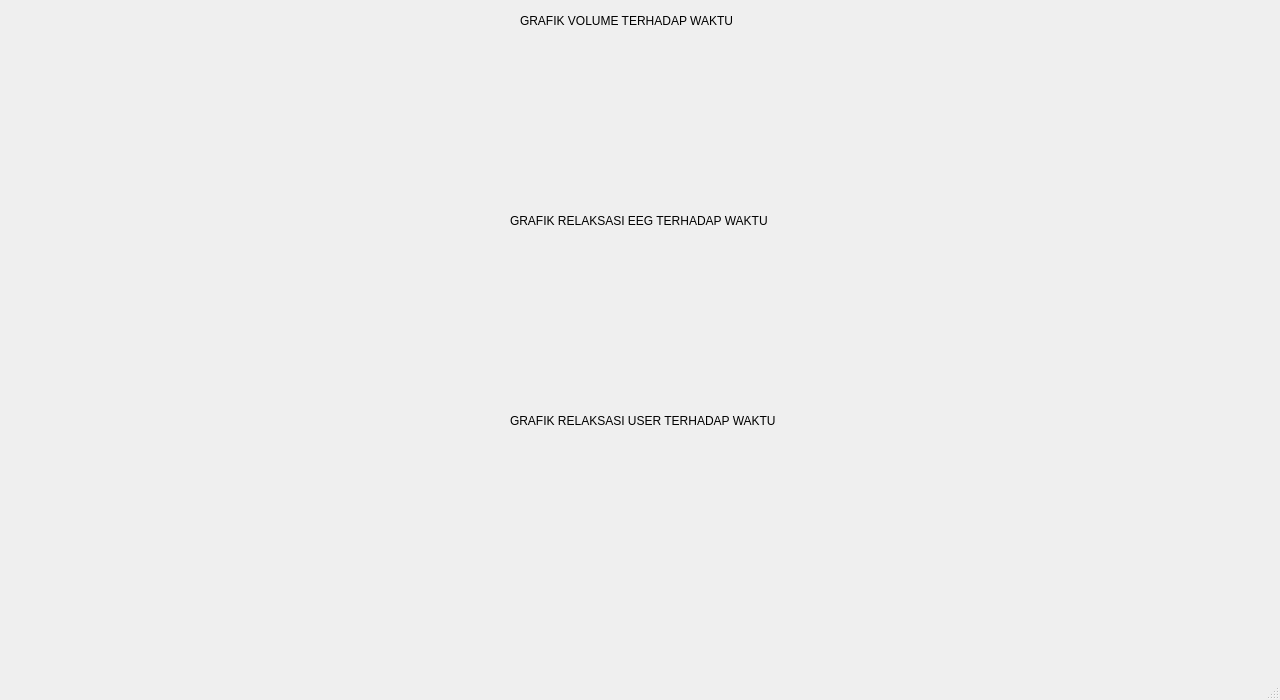
<?xml version="1.0" encoding="UTF-8"?>
<ui version="4.0">
 <class>MainWindow</class>
 <widget class="QMainWindow" name="MainWindow">
  <property name="geometry">
   <rect>
    <x>0</x>
    <y>0</y>
    <width>1280</width>
    <height>700</height>
   </rect>
  </property>
  <property name="windowTitle">
   <string>MainWindow</string>
  </property>
  <widget class="QWidget" name="centralwidget">
   <widget class="MplWidget" name="MplWidget" native="true">
    <property name="geometry">
     <rect>
      <x>10</x>
      <y>30</y>
      <width>1261</width>
      <height>181</height>
     </rect>
    </property>
   </widget>
   <widget class="QLabel" name="label">
    <property name="geometry">
     <rect>
      <x>520</x>
      <y>10</y>
      <width>281</width>
      <height>21</height>
     </rect>
    </property>
    <property name="text">
     <string>GRAFIK VOLUME TERHADAP WAKTU</string>
    </property>
   </widget>
   <widget class="MplWidget" name="MplWidget2" native="true">
    <property name="geometry">
     <rect>
      <x>10</x>
      <y>230</y>
      <width>1261</width>
      <height>181</height>
     </rect>
    </property>
   </widget>
   <widget class="QLabel" name="label_2">
    <property name="geometry">
     <rect>
      <x>510</x>
      <y>210</y>
      <width>311</width>
      <height>21</height>
     </rect>
    </property>
    <property name="text">
     <string>GRAFIK RELAKSASI EEG TERHADAP WAKTU</string>
    </property>
   </widget>
   <widget class="MplWidget" name="MplWidget3" native="true">
    <property name="geometry">
     <rect>
      <x>10</x>
      <y>430</y>
      <width>1261</width>
      <height>181</height>
     </rect>
    </property>
   </widget>
   <widget class="QLabel" name="label_3">
    <property name="geometry">
     <rect>
      <x>510</x>
      <y>410</y>
      <width>331</width>
      <height>21</height>
     </rect>
    </property>
    <property name="text">
     <string>GRAFIK RELAKSASI USER TERHADAP WAKTU</string>
    </property>
   </widget>
  </widget>
  <widget class="QMenuBar" name="menubar">
   <property name="geometry">
    <rect>
     <x>0</x>
     <y>0</y>
     <width>1280</width>
     <height>22</height>
    </rect>
   </property>
  </widget>
  <widget class="QStatusBar" name="statusbar"/>
 </widget>
 <customwidgets>
  <customwidget>
   <class>MplWidget</class>
   <extends>QWidget</extends>
   <header>mplwidget.h</header>
   <container>1</container>
  </customwidget>
 </customwidgets>
 <resources/>
 <connections/>
</ui>
